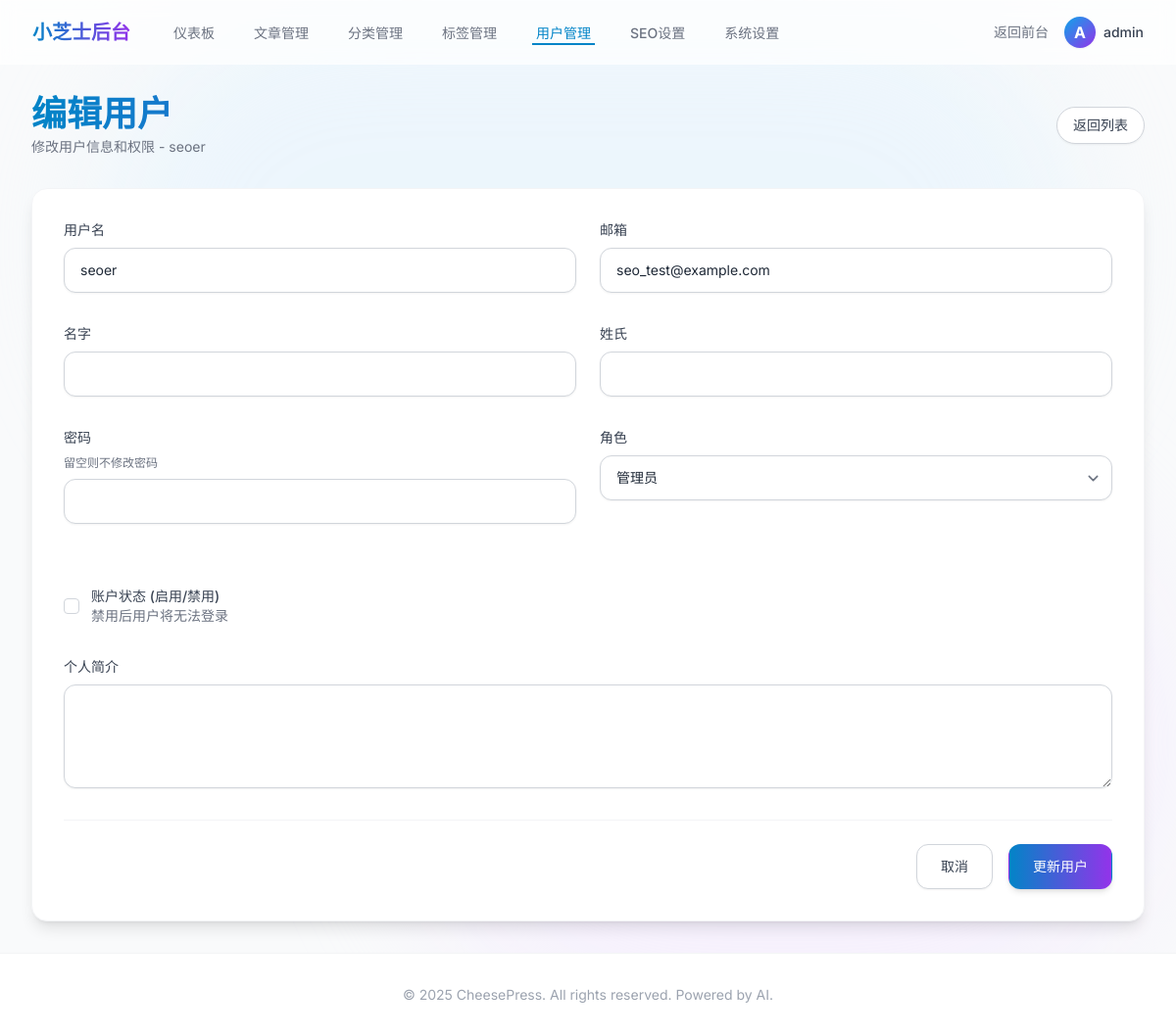
Page /admin/users/3/edit (signed in) on the committed database.
### app/models/__init__.py (models this page shows, shortened)
class User(UserMixin, db.Model):
    __tablename__ = 'users'
    id = db.Column(db.Integer, primary_key=True)
    username = db.Column(db.String(80), unique=True, nullable=False)
    email = db.Column(db.String(120), unique=True, nullable=False)
    password_hash = db.Column(db.String(255), nullable=False)
    first_name = db.Column(db.String(50), nullable=True)
    last_name = db.Column(db.String(50), nullable=True)
    bio = db.Column(db.Text, nullable=True)
    avatar = db.Column(db.String(255), nullable=True)
    role = db.Column(db.String(20), default='user')  # user, editor, admin
    is_active = db.Column(db.Boolean, default=True)
    created_at = db.Column(db.DateTime, default=datetime.utcnow)
    updated_at = db.Column(db.DateTime, default=datetime.utcnow, onupdate=datetime.utcnow)
    posts = db.relationship('Post', backref='author', lazy=True, foreign_keys='Post.user_id')
    comments = db.relationship('Comment', backref='author', lazy=True, foreign_keys='Comment.user_id')

### app/admin/__init__.py (the view, shortened to what this page needs)
@bp.route('/users/<int:id>/edit', methods=['GET', 'POST'])
def edit_user(id):
    user = User.query.get_or_404(id)
    form = AdminEditUserForm(original_username=user.username, original_email=user.email, obj=user)
    return render_template('admin/users/edit.html', form=form, user=user)

### app/admin/forms.py (shortened to what this page needs)
class AdminEditUserForm(FlaskForm):
    username = StringField('用户名', validators=[DataRequired(), Length(min=4, max=20)])
    first_name = StringField('名字', validators=[Length(max=50)])
    last_name = StringField('姓氏', validators=[Length(max=50)])
    email = StringField('邮箱', validators=[DataRequired(), Email()])
    password = PasswordField('密码', validators=[Optional(), Length(min=6)])
    role = SelectField('角色', choices=[('user', '普通用户'), ('editor', '编辑'), ('admin', '管理员')], validators=[DataRequired()])
    is_active = BooleanField('账户状态 (启用/禁用)')
    bio = TextAreaField('个人简介', validators=[Length(max=500)])
    submit = SubmitField('更新用户')
    def __init__(self, original_username=None, original_email=None, *args, **kwargs):
        super(AdminEditUserForm, self).__init__(*args, **kwargs)
        self.original_username = original_username
        self.original_email = original_email

### app/admin/__init__.py (called while the page is built)
@bp.before_request
@login_required
def check_admin():
    if current_user.role not in ['admin', 'editor']:
        flash('您没有权限访问管理后台', 'error')
        return redirect(url_for('main.index'))

### app/utils/seo.py (called while the page is built)
def get_seo_settings():
    return SeoSetting.query.first()

def register_seo_functions(app):
    @app.context_processor
    def inject_seo_functions():
        return dict(
            get_post_seo_data=get_post_seo_data,
            get_category_seo_data=get_category_seo_data,
            get_search_seo_data=get_search_seo_data,
            generate_meta_tags=generate_meta_tags
        )

### app/templates/admin/users/edit.html (shortened to what this page needs)
{% extends "admin/base.html" %}
{% block content %}
<div class="animate-fade-in">
    <div class="md:flex md:items-center md:justify-between mb-8">
        <div class="flex-1 min-w-0">
            <h2
                class="text-3xl font-bold leading-7 text-transparent bg-clip-text bg-gradient-to-r from-primary-600 to-purple-600 sm:text-4xl sm:truncate">
            </h2>
            <p class="mt-1 text-sm text-gray-500">修改用户信息和权限 - {{ user.username }}</p>
        </div>
        <div class="mt-4 flex md:mt-0 md:ml-4">
            <a href="{{ url_for('admin.users') }}"
                class="inline-flex items-center px-4 py-2 border border-gray-300 rounded-full shadow-sm text-sm font-medium text-gray-700 bg-white hover:bg-gray-50 focus:outline-none focus:ring-2 focus:ring-offset-2 focus:ring-primary-500 transition-all">
                返回列表
            </a>
        </div>
    </div>
    <div class="bg-white shadow-lg rounded-2xl p-8 border border-gray-100">
        <form method="POST">
            <div class="grid grid-cols-1 gap-y-8 gap-x-6 sm:grid-cols-6">
                <div class="sm:col-span-3">
                    {{ form.username.label(class="block text-sm font-medium text-gray-700 mb-2") }}
                    {{ form.username(class="block w-full px-4 py-3 border border-gray-300 rounded-xl shadow-sm
                    placeholder-gray-400 focus:outline-none focus:ring-2 focus:ring-primary-500 focus:border-primary-500
                    sm:text-sm transition-shadow") }}
                </div>
                <div class="sm:col-span-3">
                    {{ form.email.label(class="block text-sm font-medium text-gray-700 mb-2") }}
                    {{ form.email(class="block w-full px-4 py-3 border border-gray-300 rounded-xl shadow-sm
                    placeholder-gray-400 focus:outline-none focus:ring-2 focus:ring-primary-500 focus:border-primary-500
                    sm:text-sm transition-shadow") }}
                </div>
                <div class="sm:col-span-3">
                    {{ form.first_name.label(class="block text-sm font-medium text-gray-700 mb-2") }}
                    {{ form.first_name(class="block w-full px-4 py-3 border border-gray-300 rounded-xl shadow-sm
                    placeholder-gray-400 focus:outline-none focus:ring-2 focus:ring-primary-500 focus:border-primary-500
                    sm:text-sm transition-shadow") }}
                </div>
                <div class="sm:col-span-3">
                    {{ form.last_name.label(class="block text-sm font-medium text-gray-700 mb-2") }}
                    {{ form.last_name(class="block w-full px-4 py-3 border border-gray-300 rounded-xl shadow-sm
                    placeholder-gray-400 focus:outline-none focus:ring-2 focus:ring-primary-500 focus:border-primary-500
                    sm:text-sm transition-shadow") }}
                </div>
                <div class="sm:col-span-3">
                    {{ form.password.label(class="block text-sm font-medium text-gray-700 mb-2") }}
                    <p class="text-xs text-gray-500 mb-2">留空则不修改密码</p>
                    {{ form.password(class="block w-full px-4 py-3 border border-gray-300 rounded-xl shadow-sm
                    placeholder-gray-400 focus:outline-none focus:ring-2 focus:ring-primary-500 focus:border-primary-500
                    sm:text-sm transition-shadow") }}
                </div>
                <div class="sm:col-span-3">
                    {{ form.role.label(class="block text-sm font-medium text-gray-700 mb-2") }}
                    {{ form.role(class="block w-full px-4 py-3 border border-gray-300 rounded-xl shadow-sm
                    focus:outline-none focus:ring-2 focus:ring-primary-500 focus:border-primary-500 sm:text-sm
                    transition-shadow") }}
                </div>
                <div class="sm:col-span-3 flex items-center pt-8">
                    <div class="flex items-center h-5">
                        {{ form.is_active(class="focus:ring-primary-500 h-4 w-4 text-primary-600 border-gray-300
                        rounded") }}
                    </div>
                    <div class="ml-3 text-sm">
                        {{ form.is_active.label(class="font-medium text-gray-700") }}
                        <p class="text-gray-500">禁用后用户将无法登录</p>
                    </div>
                </div>
                <div class="sm:col-span-6">
                    {{ form.bio.label(class="block text-sm font-medium text-gray-700 mb-2") }}
                    {{ form.bio(class="block w-full px-4 py-3 border border-gray-300 rounded-xl shadow-sm
                    placeholder-gray-400 focus:outline-none focus:ring-2 focus:ring-primary-500 focus:border-primary-500
                    sm:text-sm transition-shadow", rows="4") }}
                </div>
            </div>
            <div class="mt-8 pt-6 border-t border-gray-100 flex justify-end gap-4">
                <a href="{{ url_for('admin.users') }}"
                    class="px-6 py-3 border border-gray-300 rounded-xl shadow-sm text-sm font-medium text-gray-700 bg-white hover:bg-gray-50 focus:outline-none focus:ring-2 focus:ring-offset-2 focus:ring-primary-500 transition-all">
                    取消
                </a>
                <button type="submit"
                    class="px-6 py-3 border border-transparent shadow-md text-sm font-medium rounded-xl text-white bg-gradient-to-r from-primary-600 to-purple-600 hover:from-primary-700 hover:to-purple-700 focus:outline-none focus:ring-2 focus:ring-offset-2 focus:ring-primary-500 transition-all transform hover:-translate-y-0.5">
                    更新用户
                </button>
            </div>
        </form>
    </div>
</div>
{% endblock %}

### app/templates/admin/base.html (shortened to what this page needs)
<!DOCTYPE html>
<html lang="zh-CN">
<head>
    <script src="https://cdn.tailwindcss.com?plugins=typography,forms,line-clamp"></script>
    <link rel="stylesheet" href="{{ url_for('static', filename='css/style.css') }}">
</head>
<body class="bg-gray-50 font-sans text-gray-800 antialiased selection:bg-primary-500 selection:text-white">
    <div class="fixed inset-0 -z-10 overflow-hidden">
    </div>
    <nav class="fixed w-full z-50 top-0 transition-all duration-300 glass">
        <div class="max-w-7xl mx-auto px-4 sm:px-6 lg:px-8">
            <div class="flex justify-between h-16">
                <div class="flex items-center">
                    <div class="flex-shrink-0 flex items-center">
                        <a href="{{ url_for('main.index') }}"
                            class="text-xl font-bold bg-clip-text text-transparent bg-gradient-to-r from-primary-600 to-purple-600 hover:opacity-80 transition-opacity">
                        </a>
                    </div>
                    <div class="hidden md:ml-10 md:flex md:space-x-8">
                        <a href="{{ url_for('admin.dashboard') }}"
                            class="{% if request.endpoint == 'admin.dashboard' %}text-primary-600 border-b-2 border-primary-600{% else %}text-gray-500 hover:text-gray-700 hover:border-gray-300 border-b-2 border-transparent{% endif %} inline-flex items-center px-1 pt-1 text-sm font-medium transition-all duration-200">
                            仪表板
                        </a>
                        <a href="{{ url_for('admin.posts') }}"
                            class="{% if 'admin.posts' in request.endpoint or 'admin.create_post' in request.endpoint or 'admin.edit_post' in request.endpoint %}text-primary-600 border-b-2 border-primary-600{% else %}text-gray-500 hover:text-gray-700 hover:border-gray-300 border-b-2 border-transparent{% endif %} inline-flex items-center px-1 pt-1 text-sm font-medium transition-all duration-200">
                            文章管理
                        </a>
                        <a href="{{ url_for('admin.categories') }}"
                            class="{% if 'admin.categories' in request.endpoint or 'admin.create_category' in request.endpoint or 'admin.edit_category' in request.endpoint %}text-primary-600 border-b-2 border-primary-600{% else %}text-gray-500 hover:text-gray-700 hover:border-gray-300 border-b-2 border-transparent{% endif %} inline-flex items-center px-1 pt-1 text-sm font-medium transition-all duration-200">
                            分类管理
                        </a>
                        <a href="{{ url_for('admin.tags') }}"
                            class="{% if 'admin.tags' in request.endpoint or 'admin.create_tag' in request.endpoint or 'admin.edit_tag' in request.endpoint %}text-primary-600 border-b-2 border-primary-600{% else %}text-gray-500 hover:text-gray-700 hover:border-gray-300 border-b-2 border-transparent{% endif %} inline-flex items-center px-1 pt-1 text-sm font-medium transition-all duration-200">
                            标签管理
                        </a>
                        <a href="{{ url_for('admin.users') }}"
                            class="{% if 'admin.users' in request.endpoint or 'admin.create_user' in request.endpoint or 'admin.edit_user' in request.endpoint or 'admin.change_password' in request.endpoint %}text-primary-600 border-b-2 border-primary-600{% else %}text-gray-500 hover:text-gray-700 hover:border-gray-300 border-b-2 border-transparent{% endif %} inline-flex items-center px-1 pt-1 text-sm font-medium transition-all duration-200">
                            用户管理
                        </a>
                        <a href="{{ url_for('admin_seo.index') }}"
                            class="{% if 'admin_seo' in request.endpoint %}text-primary-600 border-b-2 border-primary-600{% else %}text-gray-500 hover:text-gray-700 hover:border-gray-300 border-b-2 border-transparent{% endif %} inline-flex items-center px-1 pt-1 text-sm font-medium transition-all duration-200">
                            SEO设置
                        </a>
                        <a href="{{ url_for('admin.settings') }}"
                            class="{% if 'admin.settings' in request.endpoint %}text-primary-600 border-b-2 border-primary-600{% else %}text-gray-500 hover:text-gray-700 hover:border-gray-300 border-b-2 border-transparent{% endif %} inline-flex items-center px-1 pt-1 text-sm font-medium transition-all duration-200">
                            系统设置
                        </a>
                    </div>
                </div>
                <div class="flex items-center space-x-4">
                    <a href="{{ url_for('main.index') }}"
                        class="text-gray-500 hover:text-primary-600 transition-colors text-sm font-medium">
                        返回前台
                    </a>
                    <div class="relative group">
                        <button
                            class="flex items-center space-x-2 text-gray-700 hover:text-primary-600 transition-colors">
                            <div
                                class="w-8 h-8 rounded-full bg-gradient-to-br from-primary-500 to-purple-600 flex items-center justify-center text-white font-bold shadow-sm">
                                {{ current_user.username[0].upper() }}
                            </div>
                            <span class="text-sm font-medium">{{ current_user.username }}</span>
                        </button>
                    </div>
                </div>
            </div>
        </div>
    </nav>
    <div class="min-h-screen flex flex-col pt-16">
        <main class="flex-1 py-8">
            <div class="max-w-7xl mx-auto px-4 sm:px-6 lg:px-8">
                {% block content %}{% endblock %}
            </div>
        </main>
        <footer class="bg-white border-t border-gray-100 mt-auto">
            <div class="max-w-7xl mx-auto py-8 px-4 sm:px-6 lg:px-8">
                <div class="text-center">
                    <p class="text-sm text-gray-400">
                        &copy; 2025 CheesePress. All rights reserved. Powered by AI.
                    </p>
                </div>
            </div>
        </footer>
</body>
</html>

### app/static/css/style.css (style rules this page uses)
.glass { background: rgba(255, 255, 255, 0.7); backdrop-filter: blur(10px); -webkit-backdrop-filter: blur(10px); border: 1px solid rgba(255, 255, 255, 0.3); }
.animate-fade-in { animation: fadeIn 0.6s ease-out forwards; }

### rows in the picture
User: username "A", username "admin"
User: username "seoer", email "seo_test@example.com", role "管理员"
